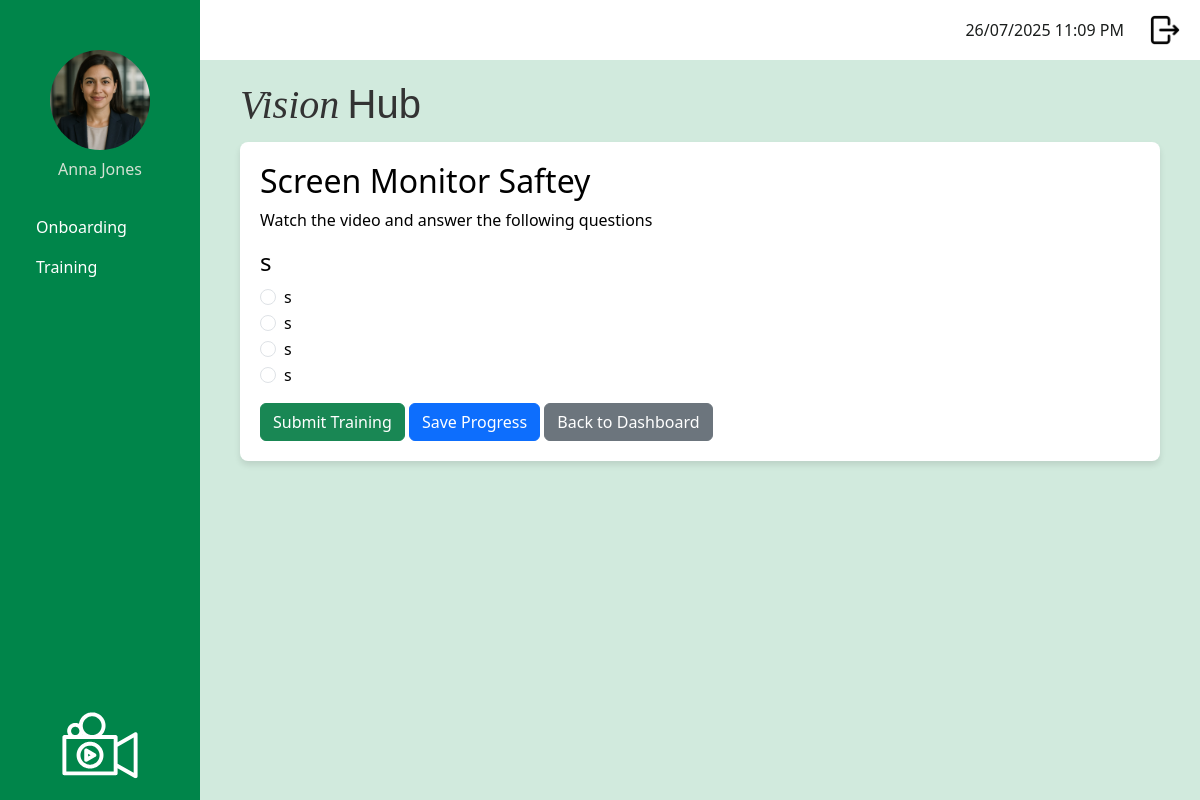
The app's page /staff/take_training_module/6 (signed in) with its own data.
### app/models.py (models this page shows, shortened)
class User(UserMixin, db.Model):
    __tablename__ = 'user'
    id: so.Mapped[int] = so.mapped_column(primary_key=True)
    username: so.Mapped[str] = so.mapped_column(sa.String(120), index=True, unique=True)
    first_name: so.Mapped[str] = so.mapped_column(sa.String(50), index=True)
    surname: so.Mapped[str] = so.mapped_column(sa.String(50), index=True)
    job_title: so.Mapped[str] = so.mapped_column(sa.String(50), index=True)
    password_hash: so.Mapped[str] = so.mapped_column(sa.String(256))
    is_onboarding: so.Mapped[bool] = so.mapped_column(default=False) # Default: Not onboarding
    dateStarted: so.Mapped[datetime] = so.mapped_column(index=True, default=lambda: datetime.now(timezone.utc))
    google_email: so.Mapped[Optional[str]] = so.mapped_column(sa.String(120), unique=True, nullable=True)
    profile_photo: so.Mapped[Optional[str]] = so.mapped_column(sa.String(120), nullable=True, default='profileDefault.png')
    manager_id: so.Mapped[Optional[int]] = so.mapped_column(sa.ForeignKey('user.id'), nullable=True)
    manager: so.Mapped[Optional['User']] = so.relationship('User', remote_side=[id], back_populates='manages')
    manages: so.Mapped[List['User']] = so.relationship('User', back_populates='manager')
    role_id: so.Mapped[int] = so.mapped_column(sa.ForeignKey('role.id'))
    role: so.Mapped['Role'] = so.relationship('Role', back_populates='users')
    department_id: so.Mapped[int] = so.mapped_column(sa.ForeignKey('department.id'))
    department: so.Mapped['Department'] = so.relationship('Department', back_populates='users')
    module_progress: so.Mapped[List['UserModuleProgress']] = so.relationship('UserModuleProgress', back_populates='user')
    onboarding_path_id: so.Mapped[int] = so.mapped_column(sa.ForeignKey('onboarding_path.id'), nullable=True)
    onboarding_path: so.Mapped['OnboardingPath'] = so.relationship('OnboardingPath')

class TrainingModule (db.Model):
    __tablename__ = 'training_module'
    id: so.Mapped[int] = so.mapped_column(primary_key=True)
    module_title: so.Mapped[str] = so.mapped_column(sa.String(150), index=True, unique=True)
    module_description: so.Mapped[str] = so.mapped_column(sa.Text, nullable=False)
    module_instructions: so.Mapped[str] = so.mapped_column(sa.Text, nullable=False)
    video_url: so.Mapped[str] = so.mapped_column(sa.String(300), nullable=True)
    active: so.Mapped[bool] = so.mapped_column(sa.Boolean, nullable=False, default=True)
    questions: so.Mapped[List['Question']] = so.relationship('Question', back_populates='training_module', cascade='all, delete-orphan')
    user_progress: so.Mapped[List['UserModuleProgress']] = so.relationship('UserModuleProgress', back_populates='training_module')
    onboarding_steps: so.Mapped[List['OnboardingStep']] = so.relationship('OnboardingStep', back_populates='training_module', cascade='all, delete-orphan')

class Question (db.Model):
    __tablename__ = 'question'
    id: so.Mapped[int] = so.mapped_column(primary_key=True)
    question_text: so.Mapped[str] = so.mapped_column(sa.String(1000), nullable=False)
    training_module_id: so.Mapped[int] = so.mapped_column(sa.ForeignKey('training_module.id'), nullable=False)
    training_module: so.Mapped['TrainingModule'] = so.relationship('TrainingModule', back_populates='questions')
    options: so.Mapped[List['Option']] = so.relationship('Option', back_populates='question', cascade='all, delete-orphan')

class Option (db.Model):
    __tablename__ = "option"
    id: so.Mapped[int] = so.mapped_column(primary_key=True)
    question_id: so.Mapped[int] = so.mapped_column(sa.ForeignKey('question.id'), nullable=False)
    option_text: so.Mapped[str] = so.mapped_column(sa.String(500), nullable=False)
    is_correct: so.Mapped[bool] = so.mapped_column(sa.Boolean, default=False, nullable=False)
    question: so.Mapped['Question'] = so.relationship('Question', back_populates='options')

### app/routes.py (the view, shortened to what this page needs)
@app.route('/staff/take_training_module/<int:module_id>', methods = ['GET', 'POST'])
@login_required
def take_training_module(module_id):
    if current_user.role.role_name != 'staff':
        return redirect(url_for('logout'))
    module = TrainingModule.query.get_or_404(module_id)
    passing_threshold = 0.5
    progress = UserModuleProgress.query.filter_by(
        user_id=current_user.id,
        training_module_id=module_id
    ).order_by(UserModuleProgress.id.desc()).first()
    if request.method == 'GET':
        if progress:
            total_questions = len(module.questions) or 1
    user_answers = {}
    if progress and not progress.completed_date:
        for ans in progress.answers:
            user_answers[ans.question_id] = ans.selected_option_id
    return render_template(
        'take_training_module.html',
        module=module,
        title=module.module_title,
        user_answers=user_answers
    )

### app/models.py (called while the page is built)
@login.user_loader
def load_user(id):
    return db.session.get(User, int(id))

### app/templates/take_training_module.html
{% extends "base.html" %}
{% block content %}
<h2>{{ module.module_title }}</h2>
<p>{{ module.module_instructions }}</p>
<form method="POST" action="">
    {% for question in module.questions %}
    <div class="mb-3">
        <h4>{{ question.question_text }}</h4>
        {% for option in question.options %}
        <div class="form-check">
            <input class="form-check-input" type="radio"
                   name="question_{{question.id}}"
                   value="{{ option.id }}"
                   id="option_{{option.id}}"
                   {% if user_answers.get(question.id) == option.id %} checked {% endif %}>
            <label class="form-check-label" for="option_{{option.id}}">
                {{ option.option_text }}
            </label>
        </div>
        {% endfor %}
    </div>
    {% endfor %}
    <button type="submit" name="action" value="submit" class="btn btn-success">Submit Training</button>
    <button type="submit" name="action" value="save" class="btn btn-primary">Save Progress</button>
    <a href="{{ url_for('training_dashboard') }}" class="btn btn-secondary">Back to Dashboard</a>
</form>
{% endblock %}

### app/templates/base.html (shortened to what this page needs)
<!doctype html>
<html>
    <head>
            <link
            href="{{ url_for('static', filename='css/bootstrap.min.css') }}"
            rel="stylesheet"/>
            <link href="{{ url_for('static', filename='css/stylesheet.css') }}" rel="stylesheet"/>
        </head>
    <body>
         <div class="sidebar">
            <div class="profile-container">
                <form id="photoForm"
                    action="{{ url_for('update_profile_photo') }}"
                    method="POST"
                    enctype="multipart/form-data"
                    style="display:inline;">
                <img src="{{ url_for('static',
                                    filename='images/profilePhoto/'
                                        ~ (current_user.profile_photo or 'profileDefault.png')) }}"
                    id="profilePicture"
                    class="profilePicture"
                    alt="Click to change photo"
                    style="cursor:pointer; width:100px; height:100px;
                            object-fit:cover; border-radius:50%;">
                </form>
                <h5 class="profile-photo-text">{{ current_user.first_name|title }} {{ current_user.surname|title }}</h5>
            </div>
            <nav class="nav flex-column sideNavLink-container">
                {% if current_user.role.role_name == 'admin' %}
                    <a class="nav-link" href="#">Onboarding</a>
                    <a class="nav-link" href="{{ url_for('manage_training_modules') }}">Training</a>
                    <a class="nav-link" href="#">Knowledge Base</a>
                    <a class="nav-link" href="{{ url_for('manage_users') }}">User Managment</a>
                    <a class="nav-link" href="#">Onboarding</a>
                    <a class="nav-link" href="#">Reports</a>
                    <a class="nav-link" href="#">Content Management</a>
                    {% elif current_user.role.role_name == 'manager' %}
                    <a class="nav-link" href="#">Onboarding</a>
                    <a class="nav-link" href="#">Training</a>
                    <a class="nav-link" href="#">Reports</a>
                    {% elif current_user.role.role_name == 'staff' %}
                    <a class="nav-link" href="#">Onboarding</a>
                    <a class="nav-link" href="{{ url_for('training_dashboard') }}">Training</a>
                {% endif %}
            </nav>
            <img src="{{ url_for('static', filename='images/logoImageWhite.svg') }}" class="sidebarLogo">
        </div>
         <div class="top-bar">
            <div class="d-flex align-items-center">
                <span class="me-3" id="clock"></span>
                <a href="{{ url_for('logout') }}" class="logout-link">
                    <img src="{{ url_for('static', filename='images/logout.png') }}" class="logout-image">
                </a>
            </div>
        </div>
        <div class="logo-name-container">
            <h2 class="logo-text">
                <span class="logo-vision">Vision</span>
                <span class="logo-hub">Hub</span>
            </h2>
        </div>
        <div class="content">
            {% block content %}
            {% endblock %}
        </div>
    </body>
</html>

### app/static/css/stylesheet.css (style rules this page uses)
body { color: #000000; background-color: #d1eadd ; }
.logo-name-container { display: flex; align-items: baseline; margin-left: 240px; margin-top: 20px; margin-bottom: 5px; gap: 2rem; color: #333; }
.logo-vision { font-family: 'Playfair Display', serif; font-weight: 450; font-style: italic; font-size: 2.5rem; }
.logo-hub { font-family: 'Montserrat', sans-serif; font-weight: 200; font-size: 2.5rem; margin-left: 0; }
.sidebar { background-color: #00854a; color: white; font-size: 1rem; font-weight: 400; height: 100vh; position: fixed; width: 200px; padding: 20px; display: flex; flex-direction: column; justify-content: space-between; text-align: left }
.profile-photo-text { font-size: 1rem; font-weight: 200; color: rgb(211, 225, 211); text-align: center; }
.sidebarLogo { max-width: 100%; width: 120px; height: auto; display: block; margin: 0 auto; margin-top: auto; }
.profilePicture { display: block; margin: 30px auto 10px auto; border-radius: 50%; width: 80px; height: 80px; object-fit: cover; }
.sideNavLink-container { margin-top: 20px; }
.nav-link { border-radius: 0.5rem; color: white; }
.top-bar { background-color: white; height: 60px; padding: 10px 20px; margin-left: 200px; display: flex; justify-content: flex-end; align-items: center; }
.logout-image { width: 30px; height: 30px; object-fit: cover; margin-left: 10px; }
#clock { color: #1a1d1c; margin-right: 20px; }
.content { background-color: white; border-radius: 8px; margin-left: 240px; padding: 20px; box-shadow: 0 4px 6px rgba(0, 0, 0, 0.1); max-width: calc(100% - 240px - 40px); }

### records on screen
User: profile_photo (picture), first_name "Anna", surname "Jones"
TrainingModule: module_title "Screen Monitor Saftey", module_instructions "Watch the video and answer the following questions"
Question: question_text "s", id "☐ s"
Option: option_text "s"
Option: option_text "s"
Option: option_text "s"
Option: option_text "s"
